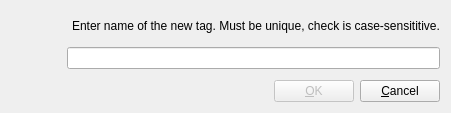
<?xml version="1.0" encoding="UTF-8"?>
<ui version="4.0">
 <class>TagDialog</class>
 <widget class="QDialog" name="TagDialog">
  <property name="windowModality">
   <enum>Qt::ApplicationModal</enum>
  </property>
  <property name="geometry">
   <rect>
    <x>0</x>
    <y>0</y>
    <width>540</width>
    <height>131</height>
   </rect>
  </property>
  <property name="sizePolicy">
   <sizepolicy hsizetype="Minimum" vsizetype="Minimum">
    <horstretch>0</horstretch>
    <verstretch>0</verstretch>
   </sizepolicy>
  </property>
  <property name="windowTitle">
   <string>Add new tag</string>
  </property>
  <property name="windowIcon">
   <iconset resource="../resources/icons.qrc">
    <normaloff>:/icons/edit_tags_video.png</normaloff>:/icons/edit_tags_video.png</iconset>
  </property>
  <property name="autoFillBackground">
   <bool>true</bool>
  </property>
  <property name="sizeGripEnabled">
   <bool>false</bool>
  </property>
  <property name="modal">
   <bool>true</bool>
  </property>
  <layout class="QGridLayout" name="gridLayout">
   <property name="sizeConstraint">
    <enum>QLayout::SetFixedSize</enum>
   </property>
   <item row="0" column="0">
    <layout class="QVBoxLayout" name="verticalLayout_2">
     <item>
      <layout class="QHBoxLayout" name="horizontalLayout">
       <item>
        <widget class="QLabel" name="label_2">
         <property name="minimumSize">
          <size>
           <width>50</width>
           <height>50</height>
          </size>
         </property>
         <property name="baseSize">
          <size>
           <width>50</width>
           <height>50</height>
          </size>
         </property>
         <property name="autoFillBackground">
          <bool>true</bool>
         </property>
         <property name="text">
          <string/>
         </property>
         <property name="pixmap">
          <pixmap resource="../resources/icons.qrc">:/icons/edit_tags_video.png</pixmap>
         </property>
         <property name="scaledContents">
          <bool>false</bool>
         </property>
         <property name="alignment">
          <set>Qt::AlignCenter</set>
         </property>
        </widget>
       </item>
       <item>
        <layout class="QVBoxLayout" name="verticalLayout">
         <item>
          <widget class="QLabel" name="label">
           <property name="sizePolicy">
            <sizepolicy hsizetype="Preferred" vsizetype="Fixed">
             <horstretch>0</horstretch>
             <verstretch>0</verstretch>
            </sizepolicy>
           </property>
           <property name="minimumSize">
            <size>
             <width>0</width>
             <height>30</height>
            </size>
           </property>
           <property name="autoFillBackground">
            <bool>true</bool>
           </property>
           <property name="text">
            <string>Enter name of the new tag. Must be unique, check is case-sensititive.</string>
           </property>
           <property name="alignment">
            <set>Qt::AlignLeading|Qt::AlignLeft|Qt::AlignVCenter</set>
           </property>
           <property name="indent">
            <number>5</number>
           </property>
          </widget>
         </item>
         <item>
          <widget class="QLineEdit" name="newTagName">
           <property name="inputMethodHints">
            <set>Qt::ImhLatinOnly|Qt::ImhNoAutoUppercase|Qt::ImhPreferLowercase</set>
           </property>
           <property name="maxLength">
            <number>50</number>
           </property>
           <property name="placeholderText">
            <string/>
           </property>
          </widget>
         </item>
        </layout>
       </item>
      </layout>
     </item>
     <item>
      <spacer name="verticalSpacer_2">
       <property name="orientation">
        <enum>Qt::Vertical</enum>
       </property>
       <property name="sizeHint" stdset="0">
        <size>
         <width>20</width>
         <height>5</height>
        </size>
       </property>
      </spacer>
     </item>
     <item>
      <layout class="QHBoxLayout" name="horizontalLayout_2">
       <item>
        <widget class="QLabel" name="warningText">
         <property name="sizePolicy">
          <sizepolicy hsizetype="Expanding" vsizetype="Preferred">
           <horstretch>0</horstretch>
           <verstretch>0</verstretch>
          </sizepolicy>
         </property>
         <property name="font">
          <font>
           <weight>75</weight>
           <bold>true</bold>
          </font>
         </property>
         <property name="styleSheet">
          <string notr="true">color: rgb(255, 0, 0);</string>
         </property>
         <property name="text">
          <string/>
         </property>
         <property name="alignment">
          <set>Qt::AlignRight|Qt::AlignTrailing|Qt::AlignVCenter</set>
         </property>
        </widget>
       </item>
       <item>
        <widget class="QPushButton" name="okButton">
         <property name="enabled">
          <bool>false</bool>
         </property>
         <property name="sizePolicy">
          <sizepolicy hsizetype="Fixed" vsizetype="Fixed">
           <horstretch>0</horstretch>
           <verstretch>0</verstretch>
          </sizepolicy>
         </property>
         <property name="text">
          <string>&amp;OK</string>
         </property>
         <property name="icon">
          <iconset resource="../resources/icons.qrc">
           <normaloff>:/icons/ok.png</normaloff>:/icons/ok.png</iconset>
         </property>
        </widget>
       </item>
       <item>
        <widget class="QPushButton" name="cancelButton">
         <property name="sizePolicy">
          <sizepolicy hsizetype="Fixed" vsizetype="Fixed">
           <horstretch>0</horstretch>
           <verstretch>0</verstretch>
          </sizepolicy>
         </property>
         <property name="text">
          <string>&amp;Cancel</string>
         </property>
         <property name="icon">
          <iconset resource="../resources/icons.qrc">
           <normaloff>:/icons/remove_video.png</normaloff>:/icons/remove_video.png</iconset>
         </property>
         <property name="iconSize">
          <size>
           <width>16</width>
           <height>16</height>
          </size>
         </property>
        </widget>
       </item>
      </layout>
     </item>
    </layout>
   </item>
  </layout>
 </widget>
 <resources>
  <include location="../resources/icons.qrc"/>
 </resources>
 <connections>
  <connection>
   <sender>cancelButton</sender>
   <signal>clicked()</signal>
   <receiver>TagDialog</receiver>
   <slot>deleteLater()</slot>
   <hints>
    <hint type="sourcelabel">
     <x>293</x>
     <y>111</y>
    </hint>
    <hint type="destinationlabel">
     <x>23</x>
     <y>-3</y>
    </hint>
   </hints>
  </connection>
  <connection>
   <sender>newTagName</sender>
   <signal>returnPressed()</signal>
   <receiver>TagDialog</receiver>
   <slot>saveTag()</slot>
   <hints>
    <hint type="sourcelabel">
     <x>130</x>
     <y>60</y>
    </hint>
    <hint type="destinationlabel">
     <x>45</x>
     <y>-7</y>
    </hint>
   </hints>
  </connection>
  <connection>
   <sender>okButton</sender>
   <signal>clicked()</signal>
   <receiver>TagDialog</receiver>
   <slot>saveTag()</slot>
   <hints>
    <hint type="sourcelabel">
     <x>207</x>
     <y>112</y>
    </hint>
    <hint type="destinationlabel">
     <x>170</x>
     <y>66</y>
    </hint>
   </hints>
  </connection>
 </connections>
 <slots>
  <slot>saveTag()</slot>
 </slots>
</ui>
